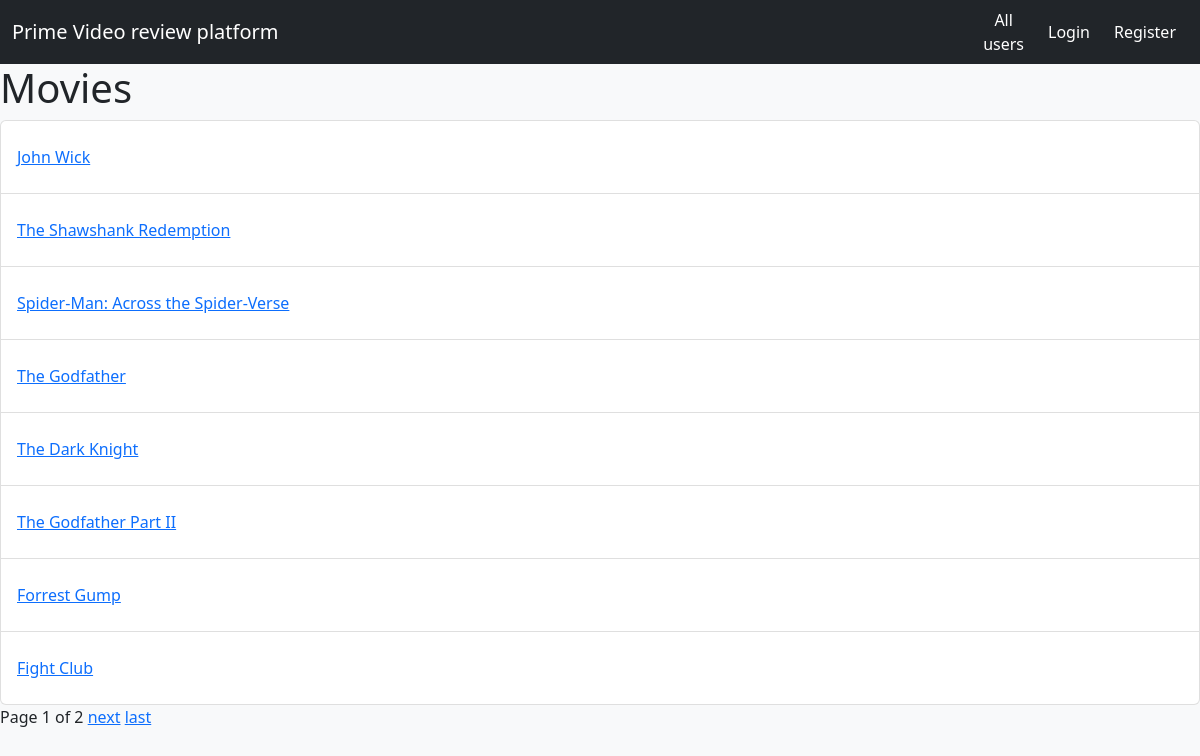
Page /movies/ on the committed database.
### movie/models.py (models this page shows, shortened)
class Movie(models.Model):
    title = models.CharField(max_length=100)
    description = models.TextField()
    image_url = models.URLField(max_length=500, blank=True, null=True)
    duration = models.DurationField()
    date_released = models.DateField()
    average_rating_out_of_five = models.DecimalField(
        null=True,
        blank=True,
        decimal_places=1,
        max_digits=2,
        validators=[DecimalValidator(max_digits=2, decimal_places=1)]
    )
    class Meta:
        db_table = 'Movie'

### movie/views.py (the view)
# urls.py: path('', views.MovieListView.as_view(), name='list'),
class MovieListView(generic.ListView):
    model = Movie
    template_name = 'movie/list.html'
    context_object_name = 'movies'
    paginate_by = 8

### movie/templates/movie/list.html (shortened to what this page needs)
{% extends 'base.html' %}
{% block body %}
    <h1>Movies</h1>
    <ul class="list-group">
    {% for movie in movies%}
        <li class="list-group-item py-4"><a href="{% url 'detail' movie.id %}">{{movie.title}}</a></li>
    {% endfor %}
    </ul>
    {% include 'base_pagination.html' with page_obj=page_obj %}
{% endblock %}

### rows in the picture
Movie: title "John Wick"
Movie: title "The Shawshank Redemption"
Movie: title "Spider-Man: Across the Spider-Verse"
Movie: title "The Godfather"
Movie: title "The Dark Knight"
Movie: title "The Godfather Part II"
Movie: title "Forrest Gump"
Movie: title "Fight Club"

### other values in the picture
{{ page_obj.number }} "1"
{{ page_obj.paginator.num_pages }} "2"
